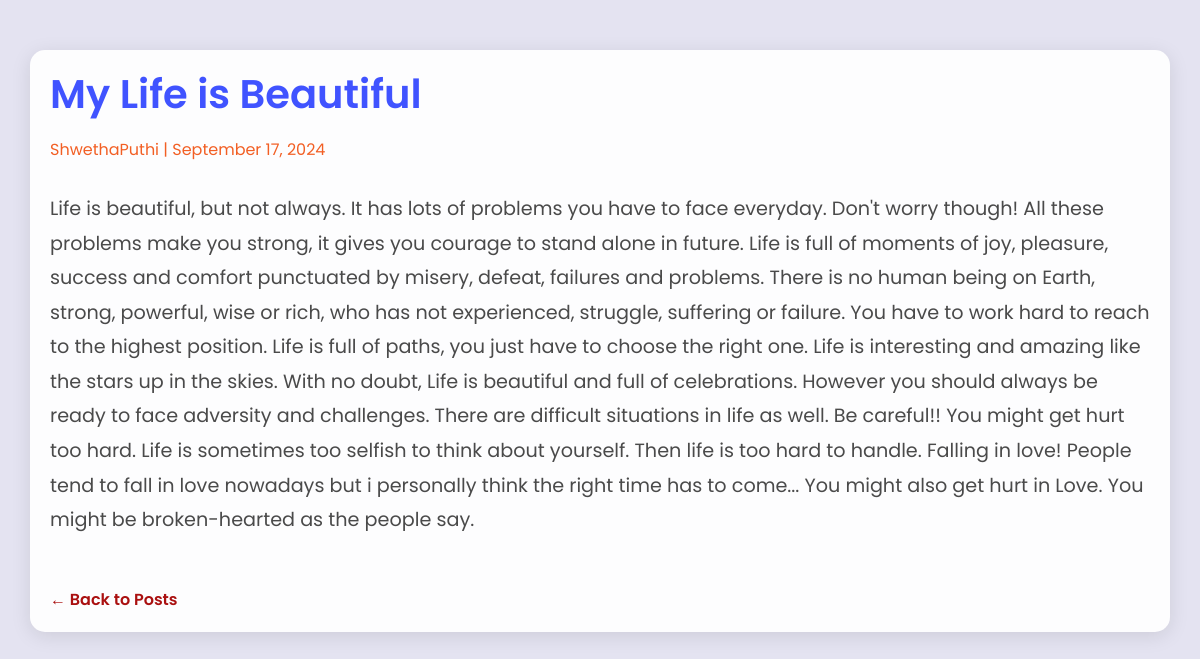
/my-life-is-beautiful/, run on the app's committed database.
### pook/models.py (models this page shows, shortened)
class Post(models.Model):
    title = models.CharField(max_length=300,unique=True)
    slug=models.SlugField(max_length=300,unique=True)
    author=models.ForeignKey(User,on_delete=models.CASCADE,related_name='pook_posts')
    content = models.TextField()
    updated_on=models.DateTimeField(auto_now=True)
    created_on=models.DateTimeField(auto_now_add=True)
    status=models.IntegerField(choices=STATUS,default=0)
    class Meta:
        ordering = ['-created_on']

### pook/views.py (the view)
# urls.py: path('<slug:slug>/',views.PostDetail.as_view(),name='post_detail'),
class PostDetail(generic.DetailView):
    model = Post
    template_name='pook/detail.html'

### templates/pook/detail.html (shortened to what this page needs)
<!DOCTYPE html>
<html lang="en">
<head>
    <link href="https://stackpath.bootstrapcdn.com/bootstrap/4.5.2/css/bootstrap.min.css" rel="stylesheet">
</head>
<body>
    <div class="container">
        <h1 class="post-title">{{ post.title }}</h1>
        <div class="post-meta">
            <span class="author-name">{{ post.author }}</span> | {{ post.created_on|date:"F d, Y" }}
        </div>
        <p class="post-content">{{ post.content |safe }}</p>
        <a href="{% url 'post_list' %}" class="back-link">← Back to Posts</a>
    </div>
</body>
</html>

### templates/pook/detail.html (style rules this page uses)
body { background-color: #e4e3f1; font-family: 'Poppins', sans-serif; }
.container { margin-top: 50px; padding: 20px; background-color: #fdfdfe; border-radius: 15px; box-shadow: 0 4px 20px rgba(0, 0, 0, 0.1); animation: fadeIn 0.6s ease-in-out; }
.post-title { font-size: 2.5rem; font-weight: 600; color: #4053ff; margin-bottom: 20px; animation: slideInLeft 0.6s ease-in-out; }
.post-meta { font-size: 1rem; color: #f25f24; margin-bottom: 30px; animation: fadeInUp 0.8s ease-in-out; }
.post-content { color: #4a4a4a; font-size: 1.2rem; line-height: 1.8; margin-bottom: 50px; animation: fadeInUp 1s ease-in-out; }
.back-link { font-weight: 600; color: #aa1010; text-decoration: none; animation: fadeIn 1s ease-in-out; }

### data on the page
Post: title "My Life is Beautiful", author "ShwethaPuthi", created_on "September 17, 2024", content "Life is beautiful, but not always. It has lots of problems you have to face everyday. Don't worry though! All these problems make you strong, it gives you courage to stand alone in future. Life is full of moments of joy, pleasure, success and comfort punctuated by misery, defeat, failures and problems. There is no human being on Earth, strong, powerful, wise or rich, who has not experienced, struggle, suffering or failure. You have to work hard to reach to the highest position. Life is full of paths, you just have to choose the right one. Life is interesting and amazing like the stars up in the skies. With no doubt, Life is beautiful and full of celebrations. However you should always be…"
